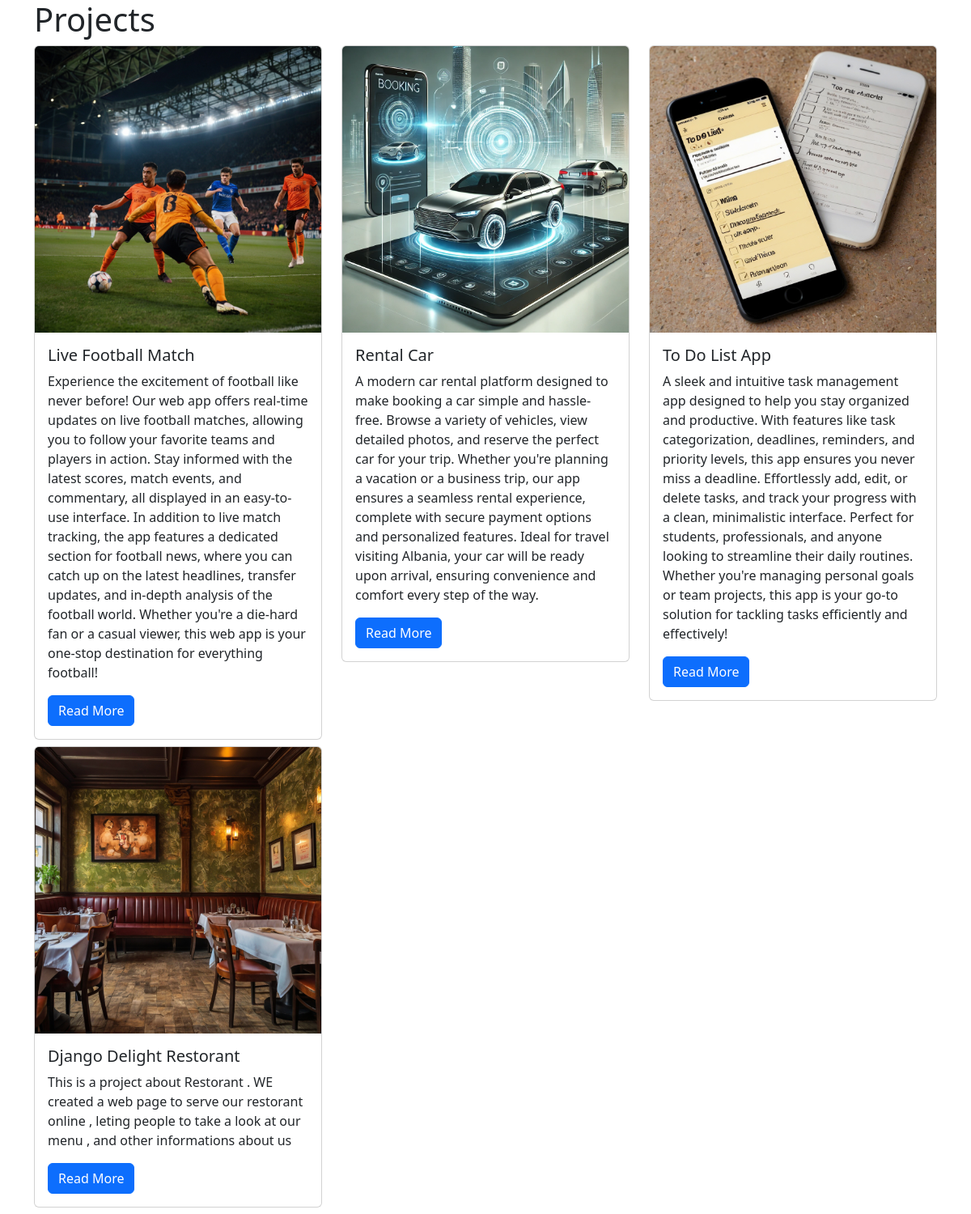
/projects/, run on the app's committed database.
### projects/models.py (models this page shows, shortened)
class Project(models.Model):
    title = models.CharField(max_length=100)
    description = models.TextField()
    technology = models.CharField(max_length=255)
    image = models.FileField(upload_to="project_images/", blank=True)
    github_url = models.URLField(max_length=200, blank=True)
    live_hots = models.URLField(max_length=200, blank=True)

### projects/views.py (the view)
# urls.py: path("", views.project_index, name="project_index"),
def project_index(request):
    projects = Project.objects.all()
    context = {
        "projects": projects
    }
    return render(request, "projects/index.html", context)

### projects/templates/projects/index.html
{% extends "base.html" %}
{% block page_content %}
<h1>Projects</h1>
<div class="row">
{% for project in projects %}
    <div class="col-md-4">
        <div class="card mb-2">
            {% if project.image %}
                <img class="card-img-top" src="{{ project.image.url }}">
            {% endif %}
            <div class="card-body">
                <h5 class="card-title">{{ project.title }}</h5>
                <p class="card-text">{{ project.description }}</p>
                <a href="{% url 'project_detail' project.pk %}"
                   class="btn btn-primary">
                    Read More
                </a>
            </div>
        </div>
    </div>
    {% endfor %}
</div>
{% endblock %}

### data on the page
Project: image (picture), title "Live Football Match", description "Experience the excitement of football like never before! Our web app offers real-time updates on live football matches, allowing you to follow your favorite teams and players in action. Stay informed with the latest scores, match events, and commentary, all displayed in an easy-to-use interface. In addition to live match tracking, the app features a dedicated section for football news, where you can catch up on the latest headlines, transfer updates, and in-depth analysis of the football world. Whether you're a die-hard fan or a casual viewer, this web app is your one-stop destination for everything football!"
Project: image (picture), title "Rental Car", description "A modern car rental platform designed to make booking a car simple and hassle-free. Browse a variety of vehicles, view detailed photos, and reserve the perfect car for your trip. Whether you're planning a vacation or a business trip, our app ensures a seamless rental experience, complete with secure payment options and personalized features. Ideal for travel visiting Albania, your car will be ready upon arrival, ensuring convenience and comfort every step of the way."
Project: image (picture), title "To Do List App", description "A sleek and intuitive task management app designed to help you stay organized and productive. With features like task categorization, deadlines, reminders, and priority levels, this app ensures you never miss a deadline. Effortlessly add, edit, or delete tasks, and track your progress with a clean, minimalistic interface. Perfect for students, professionals, and anyone looking to streamline their daily routines. Whether you're managing personal goals or team projects, this app is your go-to solution for tackling tasks efficiently and effectively!"
Project: image (picture), title "Django Delight Restorant", description "This is a project about Restorant . WE created a web page to serve our restorant online , leting people to take a look at our menu , and other informations about us"
